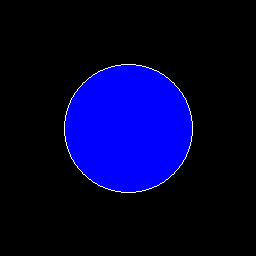

Write the Python code that produced this figure.
from PIL import Image, ImageDraw, ImageFont
import os

# Create a simple test image
img = Image.new('RGB', (256, 256), color='black')
d = ImageDraw.Draw(img)

# Draw a simple shape
d.ellipse([(64, 64), (192, 192)], fill='blue', outline='white')

# Save as PNG
img.save('test_icon.png', format='PNG')
print(f"Created test_icon.png: {os.path.getsize('test_icon.png')} bytes")

# Try to open it
img2 = Image.open('test_icon.png')
print(f"Opened test_icon.png: {img2.format}, {img2.size}")
